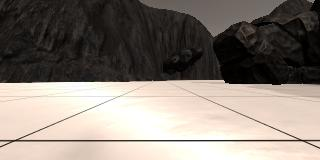
#> input picture calibration_images/example_grid1.jpg, 320 x 160 px
$ jupyter execute --allow-errors Jupyter1_solution.ipynb   (shell and % lines are left out)   (older library calls are emulated)
#> lines starting #> are read from the running program, lines starting #| are printed output that depends on the picture
# Jupyter Πρώτης Εργασίας Ρομποτικής
Αυτό το σημειωματάριο περιέχει τους αλγορίθμους και τις τεχνικές που θα εφαρμόσετε στην παρούσα εργασία και παρέχει το σκελετό που χρειάζεστε για να τα δοκιμάσετε.

[cell 1]
import cv2 # OpenCV για τον μετασχηματισμό προοπτικής
import numpy as np
import matplotlib.image as mpimg
import matplotlib.pyplot as plt
import scipy.misc # Για αποθήκευση εικόνων
import glob  # Για διάβασμα εικόνων
import imageio

## Μια γρήγορη ματια στα δεδομένα
Υπάρχουν ορισμένα παραδείγματα εικόνων που παρέχονται στο φάκελο «test_dataset». Αυτό το βασικό σύνολο δεδομένων είναι αρκετό για να ξεκινήσετε, αλλά αν θέλετε να βελτιώσετε τις μεθόδους σας περισσότερο, θα πρέπει να καταγράψετε ορισμένα δικά σας δεδομένα για να δοκιμάσετε διάφορα σενάρια στον προσομοιωτή.

Στη συνέχεια, διαβάστε και εμφανίστε μια τυχαία εικόνα από το φάκελο «test_dataset».

[cell 2]
path = './test_dataset/IMG/*'
img_list = glob.glob(path)
#print(img_list)
#Επιλογή μιάς τυχαίας εικόνας
#> (the rest of this cell did not finish here and is left out)

## Μια πιο αναλυτική ματιά στα δεδομένα

Ο υπολογιστής αντιλαμβάνεται τις εικόνες ως τρισδιάστατους πίνακες δεδομένων. Η μία διάσταση είναι το μήκος, η άλλη είναι το ύψος (ΠΡΟΣΟΧΗ: ο άξονας των y είναι ανεστραμμένος) και η τρίτη είναι τα χρωματικά κανάλια. Συνήθως τα χρωματικά κανάλια που χρησιμοποιούνται είναι 3, τα R,G,B. Δηλαδή στις παραπάνω εικόνες που είδαμε το x είναι 160, το y είναι 320 και τα χρωματικά κανάλια (z) είναι 3. Κάθε (x,y) αυτού του τρισδιάστατου πίνακα αντιπροσωπεύει ένα pixel οθόνης. Έπειτα ρυθμίζοντας τα χρωματικά κανάλια, δίνουμε το επιθυμητό χρώμα στα pixels.

#> (a cell that did not finish here is left out)

## Βαθμονόμηση (Calibration) των δεδομένων

Διαβάστε και εμφανίστε παραδείγματα βαθμονόμησης δειγμάτων πλέγματος και πετρωμάτων. Θα χρησιμοποιήσετε το πλέγμα για μετασχηματισμό προοπτικής και την εικόνα με το πέτρωμα για τη δημιουργία μιας νέας επιλογής χρωμάτος που προσδιορίζει αυτά τα δείγματα ενδιαφέροντος.

[cell 4]
# Στον προσομοιωτή μπορείτε να κάνετε εναλλαγή σε πλέγμα στο έδαφος για βαθμονόμηση
# Μπορείτε επίσης να κάνετε εναλλαγή στα δείγματα πετρωμάτων με το πλήκτρο 0 (μηδέν).
# Εδώ είναι ένα παράδειγμα του πλέγματος και ενός από τα πετρώματα

example_grid = './calibration_images/example_grid1.jpg'
example_rock = './calibration_images/example_rock1.jpg'
grid_img = mpimg.imread(example_grid)
#> grid_img is the input picture: shape (160, 320, 3); mean R, G, B 135.1, 126.3, 118.3
rock_img = mpimg.imread(example_rock)
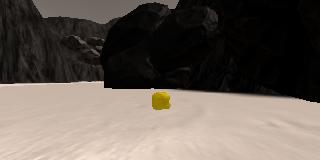
#> input picture calibration_images/example_rock1.jpg, 320 x 160 px
#> rock_img is the input picture: shape (160, 320, 3); mean R, G, B 102.3, 93, 85.2
hsv = cv2.cvtColor(rock_img, cv2.COLOR_BGR2HSV)
#> hsv: shape (160, 320, 3); mean H, S, V 87.1, 59.9, 102.3
fig = plt.figure(figsize=(12,3))
plt.subplot(121)
plt.imshow(grid_img)
plt.subplot(122)
plt.imshow(hsv)
#plt.imshow(rock_img)
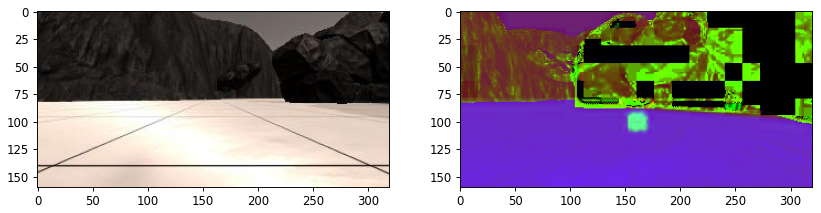
#> figure drawn by matplotlib, 2 panels
